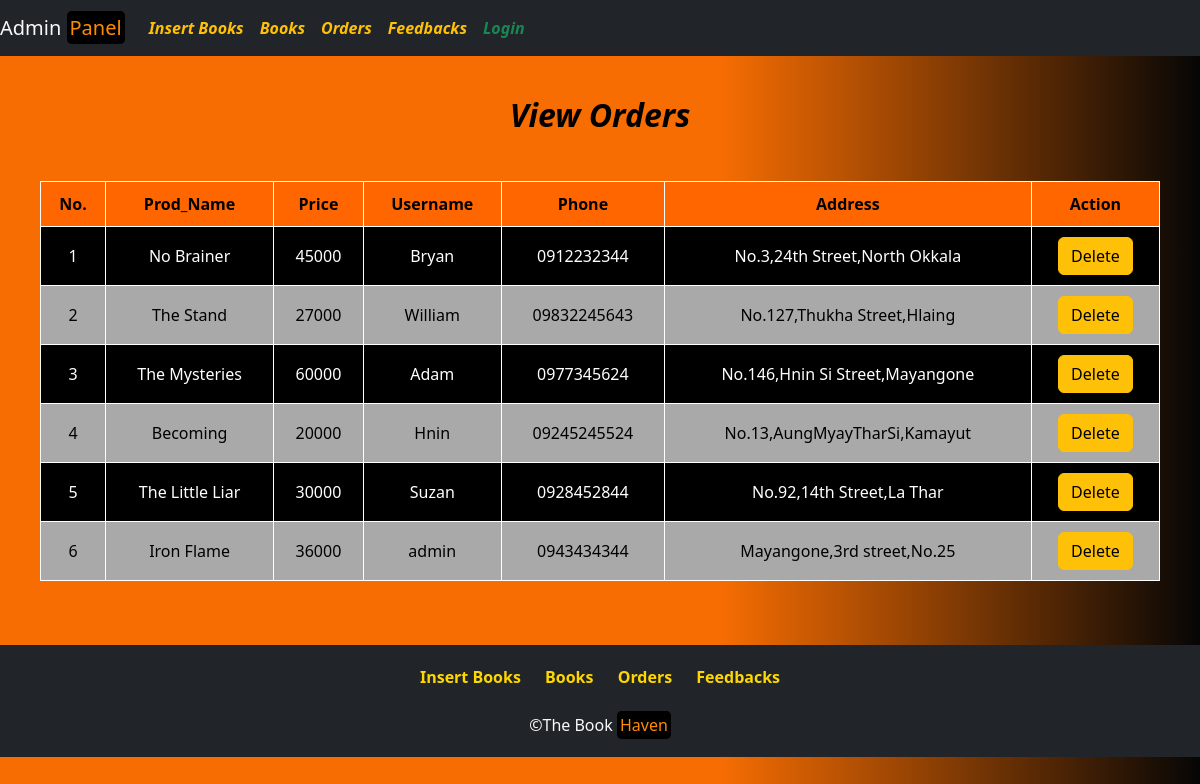
The app's page /admin/order.php with its own data.
### tables this page shows
CREATE TABLE IF NOT EXISTS `orders` (
  `order_no` bigint(20) NOT NULL AUTO_INCREMENT,
  `prod_name` varchar(50) NOT NULL,
  `prices` varchar(50) NOT NULL,
  `user` varchar(50) NOT NULL,
  `ph_num` varchar(50) NOT NULL,
  `addr` varchar(50) NOT NULL,
  PRIMARY KEY (`order_no`)
);

### admin/order.php (the view, shortened to what this page needs)
<?php include("header.php"); ?>
<div id="odr-body">
    <h2 align="center"><b><i>View Orders </br></br></b></i></h2>
    <table>
        <tr>
            <th>No.</th>
            <th>Prod_Name</th>
            <th>Price</th>
            <th>Username</th>
            <th>Phone</th>
            <th>Address</th>
            <th>Action</th>
        </tr>
        <?php
        include("connection.php");
        $sel = $con->query("SELECT * FROM orders");
        while ($row = $sel->fetch_assoc()) {
            $no = $row['order_no'];
            $pname = $row['prod_name'];
            $prc = $row['prices'];
            $user = $row['user'];
            $phone= $row['ph_num'];
            $addr = $row['addr']
        ?>
        <tr>
            <td><?php echo $no; ?></td>
            <td><?php echo $pname; ?></td>
            <td><?php echo $prc; ?></td>
            <td><?php echo $user; ?></td>
            <td><?php echo $phone; ?></td>
            <td><?php echo $addr; ?></td>
            <td>
                <a href="order_delete.php?order_no=<?php echo $no; ?>" class="btn btn-warning">Delete</a>
            </td>
        </tr>
        <?php
        }
        ?>
    </table>
</div>
<?php include("footer.php"); ?>

### admin/style.css (style rules this page uses)
body { min-height: 100vh; margin: 0; padding: 0; }

### admin/order.php (style rules this page uses)
body { background: linear-gradient(90deg, rgba(247, 109, 2, 1) 60%, rgba(6, 6, 6, 1) 100%); color: #000; }
#odr-body { padding: 20px; margin: 20px; }
table { width: 100%; border-collapse: collapse; }
table, th, td { border: 1px solid #fff; }
th, td { padding: 10px; text-align: center; }
th { background-color: #f60; }
tr:nth-child(even) { background-color: black; color:white; }
tr:nth-child(odd) { background-color: darkgrey; color:black; }

### records on screen
orders: order_no "1", prod_name "No Brainer", prices "45000", user "Bryan", ph_num "0912232344", addr "No.3,24th Street,North Okkala"
orders: order_no "2", prod_name "The Stand", prices "27000", user "William", ph_num "09832245643", addr "No.127,Thukha Street,Hlaing"
orders: order_no "3", prod_name "The Mysteries", prices "60000", user "Adam", ph_num "0977345624", addr "No.146,Hnin Si Street,Mayangone"
orders: order_no "4", prod_name "Becoming", prices "20000", user "Hnin", ph_num "09245245524", addr "No.13,AungMyayTharSi,Kamayut"
orders: order_no "5", prod_name "The Little Liar", prices "30000", user "Suzan", ph_num "0928452844", addr "No.92,14th Street,La Thar"
orders: order_no "6", prod_name "Iron Flame", prices "36000", user "admin", ph_num "0943434344", addr "Mayangone,3rd street,No.25"
